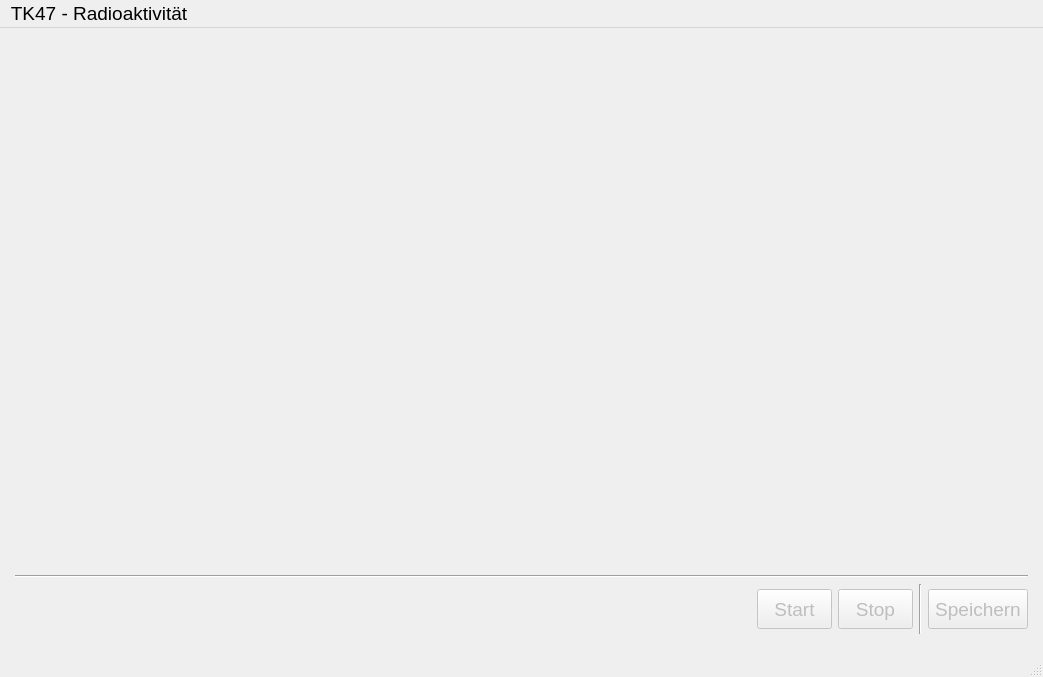
<?xml version="1.0" encoding="UTF-8"?>
<ui version="4.0">
 <class>MainWindow</class>
 <widget class="QMainWindow" name="MainWindow">
  <property name="geometry">
   <rect>
    <x>0</x>
    <y>0</y>
    <width>1043</width>
    <height>677</height>
   </rect>
  </property>
  <property name="minimumSize">
   <size>
    <width>1000</width>
    <height>500</height>
   </size>
  </property>
  <property name="font">
   <font>
    <family>Helvetica Neue</family>
    <pointsize>14</pointsize>
   </font>
  </property>
  <property name="windowTitle">
   <string>TK47 - Radioactivity</string>
  </property>
  <property name="windowIcon">
   <iconset theme="QIcon::ThemeIcon::WeatherStorm"/>
  </property>
  <widget class="QWidget" name="centralwidget">
   <property name="enabled">
    <bool>true</bool>
   </property>
   <property name="sizePolicy">
    <sizepolicy hsizetype="Preferred" vsizetype="Preferred">
     <horstretch>0</horstretch>
     <verstretch>0</verstretch>
    </sizepolicy>
   </property>
   <layout class="QGridLayout" name="gridLayout" rowstretch="10" columnstretch="0">
    <property name="leftMargin">
     <number>15</number>
    </property>
    <property name="topMargin">
     <number>15</number>
    </property>
    <property name="rightMargin">
     <number>15</number>
    </property>
    <property name="bottomMargin">
     <number>15</number>
    </property>
    <item row="0" column="0">
     <layout class="QVBoxLayout" name="verticalLayout" stretch="10,0,0">
      <property name="topMargin">
       <number>0</number>
      </property>
      <property name="bottomMargin">
       <number>0</number>
      </property>
      <item>
       <layout class="QHBoxLayout" name="horizontalLayout_2" stretch="15">
        <property name="leftMargin">
         <number>0</number>
        </property>
        <property name="topMargin">
         <number>0</number>
        </property>
        <property name="rightMargin">
         <number>0</number>
        </property>
        <property name="bottomMargin">
         <number>0</number>
        </property>
        <item>
         <widget class="QWidget" name="widgetPlot" native="true">
          <property name="minimumSize">
           <size>
            <width>400</width>
            <height>0</height>
           </size>
          </property>
          <property name="autoFillBackground">
           <bool>false</bool>
          </property>
          <property name="styleSheet">
           <string notr="true">background-color: rgba(255, 255, 255, 0);</string>
          </property>
         </widget>
        </item>
       </layout>
      </item>
      <item>
       <widget class="Line" name="line_3">
        <property name="orientation">
         <enum>Qt::Orientation::Horizontal</enum>
        </property>
       </widget>
      </item>
      <item>
       <layout class="QHBoxLayout" name="horizontalLayout" stretch="0,0,0,0,0">
        <property name="sizeConstraint">
         <enum>QLayout::SizeConstraint::SetMaximumSize</enum>
        </property>
        <property name="topMargin">
         <number>0</number>
        </property>
        <item>
         <spacer name="horizontalSpacer">
          <property name="maximumSize">
           <size>
            <width>16777215</width>
            <height>50</height>
           </size>
          </property>
          <property name="orientation">
           <enum>Qt::Orientation::Horizontal</enum>
          </property>
          <property name="sizeType">
           <enum>QSizePolicy::Policy::Expanding</enum>
          </property>
          <property name="sizeHint" stdset="0">
           <size>
            <width>40</width>
            <height>20</height>
           </size>
          </property>
         </spacer>
        </item>
        <item>
         <widget class="QPushButton" name="buttonStart">
          <property name="enabled">
           <bool>false</bool>
          </property>
          <property name="minimumSize">
           <size>
            <width>75</width>
            <height>30</height>
           </size>
          </property>
          <property name="maximumSize">
           <size>
            <width>75</width>
            <height>40</height>
           </size>
          </property>
          <property name="toolTip">
           <string>Start der Messung</string>
          </property>
          <property name="text">
           <string>Start</string>
          </property>
         </widget>
        </item>
        <item>
         <widget class="QPushButton" name="buttonStop">
          <property name="enabled">
           <bool>false</bool>
          </property>
          <property name="minimumSize">
           <size>
            <width>75</width>
            <height>30</height>
           </size>
          </property>
          <property name="maximumSize">
           <size>
            <width>75</width>
            <height>40</height>
           </size>
          </property>
          <property name="toolTip">
           <string>Aktuelle Messung stoppen</string>
          </property>
          <property name="text">
           <string>Stop</string>
          </property>
         </widget>
        </item>
        <item>
         <widget class="Line" name="line_2">
          <property name="orientation">
           <enum>Qt::Orientation::Vertical</enum>
          </property>
         </widget>
        </item>
        <item>
         <widget class="QPushButton" name="buttonSave">
          <property name="enabled">
           <bool>false</bool>
          </property>
          <property name="minimumSize">
           <size>
            <width>100</width>
            <height>30</height>
           </size>
          </property>
          <property name="maximumSize">
           <size>
            <width>75</width>
            <height>40</height>
           </size>
          </property>
          <property name="toolTip">
           <string>Messung speichern (Dateidialog)</string>
          </property>
          <property name="text">
           <string>Speichern</string>
          </property>
         </widget>
        </item>
       </layout>
      </item>
     </layout>
    </item>
   </layout>
  </widget>
  <widget class="QStatusBar" name="statusBar">
   <property name="enabled">
    <bool>true</bool>
   </property>
  </widget>
  <widget class="QMenuBar" name="menuBar">
   <property name="geometry">
    <rect>
     <x>0</x>
     <y>0</y>
     <width>1043</width>
     <height>24</height>
    </rect>
   </property>
   <widget class="QMenu" name="menuTK47">
    <property name="title">
     <string>TK47 - Radioaktivität</string>
    </property>
    <addaction name="controlWindow"/>
    <addaction name="separator"/>
   </widget>
   <addaction name="menuTK47"/>
  </widget>
  <action name="demoMode">
   <property name="checkable">
    <bool>true</bool>
   </property>
   <property name="text">
    <string>Demomodus aktivieren</string>
   </property>
  </action>
  <action name="controlWindow">
   <property name="checkable">
    <bool>true</bool>
   </property>
   <property name="text">
    <string>Kontroll-Fenster</string>
   </property>
   <property name="toolTip">
    <string>Öffnet ein neues Kontroll-Fenster</string>
   </property>
  </action>
 </widget>
 <tabstops>
  <tabstop>buttonStart</tabstop>
  <tabstop>buttonStop</tabstop>
  <tabstop>buttonSave</tabstop>
 </tabstops>
 <resources/>
 <connections/>
</ui>
